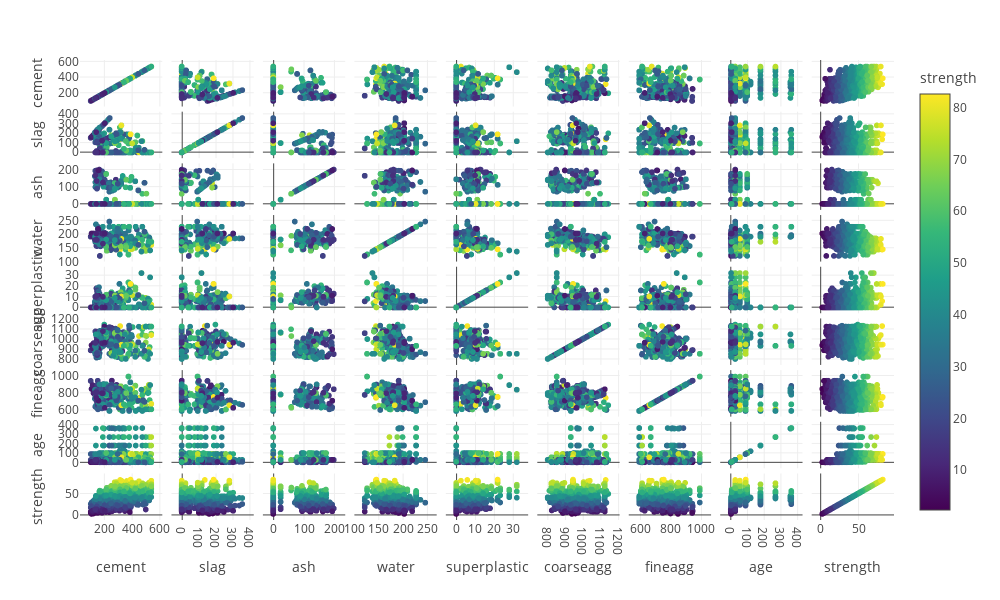

Notebook cell for this chart:
### Markdown cell above
1. Along the Diagonal, our data has 2-3 gaussians for all the predictor variables. We should do a cluster analysis to understand the grouping and hidden pattern in data.
2. Our predictors have some reationship and dependencies with target.
3. From the correlation matrix we could infer that , our variables have less correraltion between each other. This is good, as most ML algorithms assume variables are independent of each other for better prediction.

### Code cell
#'''Plotly Visualizations'''
import plotly as plotly                # Interactive Graphing Library for Python
import plotly.express as px
import plotly.graph_objects as go
from plotly.offline import init_notebook_mode, iplot, plot
import plotly.offline as py
init_notebook_mode(connected=True)
import os
%pylab inline

fig = px.scatter_matrix(df, dimensions=["cement", "slag", "ash", "water", "superplastic", "coarseagg", 
                                        "fineagg", "age", "strength"], color="strength",height=600, width=1000)
fig.show()

### Figure 1 — Plotly figure (JSON) as saved in the notebook; plotly's stock layout.template omitted (floating-point values rounded to 4 significant figures; data arrays with more than 128 entries replaced by an {"elided": "..."} marker saying what was removed)
{"data": [{"hovertemplate": "%{xaxis.title.text}=%{x}<br>%{yaxis.title.text}=%{y}<br>strength=%{marker.color}", "showlegend": false, "legendgroup": "", "dimensions": [{"label": "cement", "values": {"elided": "1005 float values"}, "axis": {"matches": true}}, {"label": "slag", "values": {"elided": "1005 float values"}, "axis": {"matches": true}}, {"label": "ash", "values": {"elided": "1005 float values"}, "axis": {"matches": true}}, {"label": "water", "values": {"elided": "1005 float values"}, "axis": {"matches": true}}, {"label": "superplastic", "values": {"elided": "1005 float values"}, "axis": {"matches": true}}, {"label": "coarseagg", "values": {"elided": "1005 float values"}, "axis": {"matches": true}}, {"label": "fineagg", "values": {"elided": "1005 float values"}, "axis": {"matches": true}}, {"label": "age", "values": {"elided": "1005 int values"}, "axis": {"matches": true}}, {"label": "strength", "values": {"elided": "1005 float values"}, "axis": {"matches": true}}], "hoverlabel": {"namelength": 0}, "marker": {"color": {"elided": "1005 float values"}, "symbol": "circle", "coloraxis": "coloraxis"}, "type": "splom", "name": ""}], "layout": {"dragmode": "select", "height": 600, "width": 1000, "margin": {"t": 60}, "legend": {"tracegroupgap": 0}, "coloraxis": {"colorbar": {"title": {"text": "strength"}}, "colorscale": [[0, "#440154"], [0.1111, "#482878"], [0.2222, "#3e4989"], [0.3333, "#31688e"], [0.4444, "#26828e"], [0.5556, "#1f9e89"], [0.6667, "#35b779"], [0.7778, "#6ece58"], [0.8889, "#b5de2b"], [1, "#fde725"]]}}}
